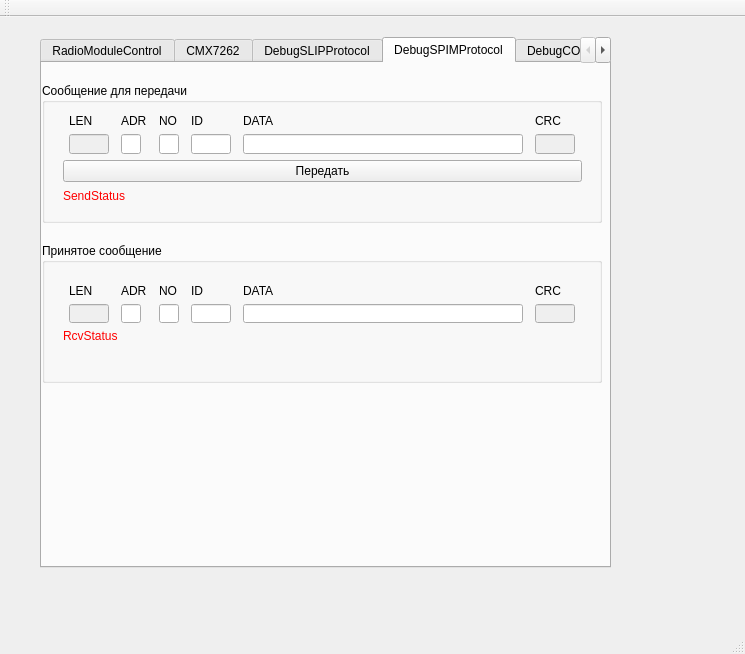
<?xml version="1.0" encoding="UTF-8"?>
<ui version="4.0">
 <class>MainWindow</class>
 <widget class="QMainWindow" name="MainWindow">
  <property name="geometry">
   <rect>
    <x>0</x>
    <y>0</y>
    <width>745</width>
    <height>654</height>
   </rect>
  </property>
  <property name="windowTitle">
   <string>MainWindow</string>
  </property>
  <property name="toolTipDuration">
   <number>-6</number>
  </property>
  <widget class="QWidget" name="centralWidget">
   <widget class="QTabWidget" name="TestSLIP">
    <property name="geometry">
     <rect>
      <x>40</x>
      <y>20</y>
      <width>571</width>
      <height>531</height>
     </rect>
    </property>
    <property name="currentIndex">
     <number>3</number>
    </property>
    <widget class="QWidget" name="RadioModuleControl_tab">
     <attribute name="title">
      <string>RadioModuleControl</string>
     </attribute>
    </widget>
    <widget class="QWidget" name="CMX7262_tab">
     <attribute name="title">
      <string>CMX7262</string>
     </attribute>
    </widget>
    <widget class="QWidget" name="DebugSLIPProtocol_tab">
     <attribute name="title">
      <string>DebugSLIPProtocol</string>
     </attribute>
     <widget class="QWidget" name="layoutWidget">
      <property name="geometry">
       <rect>
        <x>40</x>
        <y>50</y>
        <width>411</width>
        <height>147</height>
       </rect>
      </property>
      <layout class="QVBoxLayout" name="verticalLayout">
       <item>
        <widget class="QLabel" name="SLIPTxPayload_label">
         <property name="text">
          <string>Payload</string>
         </property>
        </widget>
       </item>
       <item>
        <widget class="QLineEdit" name="SLIPTxPayload_lineEdit"/>
       </item>
       <item>
        <widget class="QPushButton" name="SendTestData_Button">
         <property name="text">
          <string>Передать</string>
         </property>
        </widget>
       </item>
       <item>
        <widget class="QLabel" name="SLIPPack_label">
         <property name="text">
          <string>Data For Send</string>
         </property>
        </widget>
       </item>
       <item>
        <widget class="QLineEdit" name="SLIPTxData_lineEdit"/>
       </item>
       <item>
        <widget class="QLabel" name="SLIPTxStatus_label">
         <property name="enabled">
          <bool>true</bool>
         </property>
         <property name="styleSheet">
          <string notr="true">color: rgb(255, 0, 0);</string>
         </property>
         <property name="text">
          <string>SendStatus</string>
         </property>
        </widget>
       </item>
      </layout>
     </widget>
     <widget class="QWidget" name="layoutWidget">
      <property name="geometry">
       <rect>
        <x>40</x>
        <y>220</y>
        <width>411</width>
        <height>121</height>
       </rect>
      </property>
      <layout class="QVBoxLayout" name="verticalLayout_2">
       <item>
        <widget class="QLabel" name="SLIPRxData_label">
         <property name="text">
          <string>Received Data</string>
         </property>
        </widget>
       </item>
       <item>
        <widget class="QLineEdit" name="SLIPRxData_lineEdit"/>
       </item>
       <item>
        <widget class="QLabel" name="SLIPRxPayload_label">
         <property name="text">
          <string>Payload of Rcvd Data</string>
         </property>
        </widget>
       </item>
       <item>
        <widget class="QLineEdit" name="SLIPRxPayload_lineEdit">
         <property name="text">
          <string/>
         </property>
        </widget>
       </item>
       <item>
        <widget class="QLabel" name="SLIPRxStatus_label">
         <property name="enabled">
          <bool>true</bool>
         </property>
         <property name="styleSheet">
          <string notr="true">color: rgb(255, 0, 0);</string>
         </property>
         <property name="text">
          <string>RcvStatus</string>
         </property>
        </widget>
       </item>
      </layout>
     </widget>
     <widget class="QWidget" name="layoutWidget">
      <property name="geometry">
       <rect>
        <x>42</x>
        <y>377</y>
        <width>406</width>
        <height>25</height>
       </rect>
      </property>
      <layout class="QHBoxLayout" name="horizontalLayout">
       <item>
        <widget class="QLineEdit" name="TestFileTransfer_lineEdit">
         <property name="minimumSize">
          <size>
           <width>275</width>
           <height>23</height>
          </size>
         </property>
         <property name="maximumSize">
          <size>
           <width>16777215</width>
           <height>23</height>
          </size>
         </property>
        </widget>
       </item>
       <item>
        <widget class="QPushButton" name="TestFileTransfer_Button">
         <property name="maximumSize">
          <size>
           <width>30</width>
           <height>23</height>
          </size>
         </property>
         <property name="text">
          <string>...</string>
         </property>
        </widget>
       </item>
       <item>
        <widget class="QPushButton" name="SendTestFile_Button">
         <property name="maximumSize">
          <size>
           <width>90</width>
           <height>23</height>
          </size>
         </property>
         <property name="text">
          <string>Передать файл</string>
         </property>
        </widget>
       </item>
      </layout>
     </widget>
     <widget class="QWidget" name="layoutWidget">
      <property name="geometry">
       <rect>
        <x>42</x>
        <y>406</y>
        <width>411</width>
        <height>42</height>
       </rect>
      </property>
      <layout class="QVBoxLayout" name="verticalLayout_3">
       <item>
        <widget class="QProgressBar" name="TestFileSend_progressBar">
         <property name="value">
          <number>0</number>
         </property>
        </widget>
       </item>
       <item>
        <widget class="QLabel" name="SLIPFileTxStatus_label">
         <property name="enabled">
          <bool>true</bool>
         </property>
         <property name="maximumSize">
          <size>
           <width>16777215</width>
           <height>20</height>
          </size>
         </property>
         <property name="styleSheet">
          <string notr="true">color: rgb(255, 0, 0);</string>
         </property>
         <property name="text">
          <string>SendFileStatus</string>
         </property>
        </widget>
       </item>
      </layout>
     </widget>
    </widget>
    <widget class="QWidget" name="DebugSPIMProtocol_tab">
     <attribute name="title">
      <string>DebugSPIMProtocol</string>
     </attribute>
     <widget class="QGroupBox" name="SPIMTx_groupBox">
      <property name="geometry">
       <rect>
        <x>0</x>
        <y>20</y>
        <width>560</width>
        <height>140</height>
       </rect>
      </property>
      <property name="title">
       <string>Сообщение для передачи</string>
      </property>
      <widget class="QWidget" name="layoutWidget">
       <property name="geometry">
        <rect>
         <x>10</x>
         <y>20</y>
         <width>541</width>
         <height>111</height>
        </rect>
       </property>
       <layout class="QVBoxLayout" name="verticalLayout_4">
        <item>
         <layout class="QGridLayout" name="gridLayout">
          <item row="0" column="0">
           <widget class="QLabel" name="SPIM_LEN_label">
            <property name="text">
             <string>LEN</string>
            </property>
           </widget>
          </item>
          <item row="0" column="1">
           <widget class="QLabel" name="SPIM_ADR_label">
            <property name="text">
             <string>ADR</string>
            </property>
           </widget>
          </item>
          <item row="0" column="2">
           <widget class="QLabel" name="SPIM_NO_label">
            <property name="text">
             <string>NO</string>
            </property>
           </widget>
          </item>
          <item row="0" column="3">
           <widget class="QLabel" name="SPIM_ID_label">
            <property name="text">
             <string>ID</string>
            </property>
           </widget>
          </item>
          <item row="0" column="4">
           <widget class="QLabel" name="SPIM_DATA_label">
            <property name="text">
             <string>DATA</string>
            </property>
           </widget>
          </item>
          <item row="0" column="5">
           <widget class="QLabel" name="SPIM_CRC_label">
            <property name="text">
             <string>CRC</string>
            </property>
           </widget>
          </item>
          <item row="1" column="0">
           <widget class="QLineEdit" name="SPIM_LEN_lineEdit">
            <property name="enabled">
             <bool>false</bool>
            </property>
            <property name="maximumSize">
             <size>
              <width>40</width>
              <height>20</height>
             </size>
            </property>
            <property name="alignment">
             <set>Qt::AlignRight|Qt::AlignTrailing|Qt::AlignVCenter</set>
            </property>
           </widget>
          </item>
          <item row="1" column="1">
           <widget class="QLineEdit" name="SPIM_ADR_lineEdit">
            <property name="maximumSize">
             <size>
              <width>20</width>
              <height>20</height>
             </size>
            </property>
            <property name="alignment">
             <set>Qt::AlignRight|Qt::AlignTrailing|Qt::AlignVCenter</set>
            </property>
           </widget>
          </item>
          <item row="1" column="2">
           <widget class="QLineEdit" name="SPIM_NO_lineEdit">
            <property name="maximumSize">
             <size>
              <width>20</width>
              <height>20</height>
             </size>
            </property>
            <property name="alignment">
             <set>Qt::AlignRight|Qt::AlignTrailing|Qt::AlignVCenter</set>
            </property>
           </widget>
          </item>
          <item row="1" column="3">
           <widget class="QLineEdit" name="SPIM_ID_lineEdit">
            <property name="maximumSize">
             <size>
              <width>40</width>
              <height>20</height>
             </size>
            </property>
            <property name="alignment">
             <set>Qt::AlignRight|Qt::AlignTrailing|Qt::AlignVCenter</set>
            </property>
           </widget>
          </item>
          <item row="1" column="4">
           <widget class="QLineEdit" name="SPIM_DATA_lineEdit">
            <property name="maximumSize">
             <size>
              <width>280</width>
              <height>20</height>
             </size>
            </property>
            <property name="alignment">
             <set>Qt::AlignRight|Qt::AlignTrailing|Qt::AlignVCenter</set>
            </property>
           </widget>
          </item>
          <item row="1" column="5">
           <widget class="QLineEdit" name="SPIM_CRC_lineEdit">
            <property name="enabled">
             <bool>false</bool>
            </property>
            <property name="maximumSize">
             <size>
              <width>40</width>
              <height>20</height>
             </size>
            </property>
            <property name="alignment">
             <set>Qt::AlignRight|Qt::AlignTrailing|Qt::AlignVCenter</set>
            </property>
           </widget>
          </item>
         </layout>
        </item>
        <item>
         <widget class="QPushButton" name="SendSPIMData_Button">
          <property name="text">
           <string>Передать</string>
          </property>
         </widget>
        </item>
        <item>
         <widget class="QLabel" name="SPIMTxStatus_label">
          <property name="enabled">
           <bool>true</bool>
          </property>
          <property name="styleSheet">
           <string notr="true">color: rgb(255, 0, 0);</string>
          </property>
          <property name="text">
           <string>SendStatus</string>
          </property>
         </widget>
        </item>
       </layout>
      </widget>
     </widget>
     <widget class="QGroupBox" name="SPIMRx_groupBox">
      <property name="geometry">
       <rect>
        <x>0</x>
        <y>180</y>
        <width>560</width>
        <height>140</height>
       </rect>
      </property>
      <property name="title">
       <string>Принятое сообщение</string>
      </property>
      <widget class="QWidget" name="layoutWidget_2">
       <property name="geometry">
        <rect>
         <x>10</x>
         <y>30</y>
         <width>541</width>
         <height>81</height>
        </rect>
       </property>
       <layout class="QVBoxLayout" name="verticalLayout_5">
        <item>
         <layout class="QGridLayout" name="gridLayout_2">
          <item row="0" column="0">
           <widget class="QLabel" name="SPIM_RX_LEN_label">
            <property name="text">
             <string>LEN</string>
            </property>
           </widget>
          </item>
          <item row="0" column="1">
           <widget class="QLabel" name="SPIM_RX_ADR_label">
            <property name="text">
             <string>ADR</string>
            </property>
           </widget>
          </item>
          <item row="0" column="2">
           <widget class="QLabel" name="SPIM_RX_NO_label">
            <property name="text">
             <string>NO</string>
            </property>
           </widget>
          </item>
          <item row="0" column="3">
           <widget class="QLabel" name="SPIM_RX_ID_label">
            <property name="text">
             <string>ID</string>
            </property>
           </widget>
          </item>
          <item row="0" column="4">
           <widget class="QLabel" name="SPIM_RX_DATA_label">
            <property name="text">
             <string>DATA</string>
            </property>
           </widget>
          </item>
          <item row="0" column="5">
           <widget class="QLabel" name="SPIM_RX_CRC_label">
            <property name="text">
             <string>CRC</string>
            </property>
           </widget>
          </item>
          <item row="1" column="0">
           <widget class="QLineEdit" name="SPIM_RX_LEN_lineEdit">
            <property name="enabled">
             <bool>false</bool>
            </property>
            <property name="maximumSize">
             <size>
              <width>40</width>
              <height>20</height>
             </size>
            </property>
            <property name="alignment">
             <set>Qt::AlignRight|Qt::AlignTrailing|Qt::AlignVCenter</set>
            </property>
           </widget>
          </item>
          <item row="1" column="1">
           <widget class="QLineEdit" name="SPIM_RX_ADR_lineEdit">
            <property name="maximumSize">
             <size>
              <width>20</width>
              <height>20</height>
             </size>
            </property>
            <property name="alignment">
             <set>Qt::AlignRight|Qt::AlignTrailing|Qt::AlignVCenter</set>
            </property>
           </widget>
          </item>
          <item row="1" column="2">
           <widget class="QLineEdit" name="SPIM_RX_NO_lineEdit">
            <property name="maximumSize">
             <size>
              <width>20</width>
              <height>20</height>
             </size>
            </property>
            <property name="alignment">
             <set>Qt::AlignRight|Qt::AlignTrailing|Qt::AlignVCenter</set>
            </property>
           </widget>
          </item>
          <item row="1" column="3">
           <widget class="QLineEdit" name="SPIM_RX_ID_lineEdit">
            <property name="maximumSize">
             <size>
              <width>40</width>
              <height>20</height>
             </size>
            </property>
            <property name="alignment">
             <set>Qt::AlignRight|Qt::AlignTrailing|Qt::AlignVCenter</set>
            </property>
           </widget>
          </item>
          <item row="1" column="4">
           <widget class="QLineEdit" name="SPIM_RX_DATA_lineEdit">
            <property name="maximumSize">
             <size>
              <width>280</width>
              <height>20</height>
             </size>
            </property>
            <property name="alignment">
             <set>Qt::AlignRight|Qt::AlignTrailing|Qt::AlignVCenter</set>
            </property>
           </widget>
          </item>
          <item row="1" column="5">
           <widget class="QLineEdit" name="SPIM_RX_CRC_lineEdit">
            <property name="enabled">
             <bool>false</bool>
            </property>
            <property name="maximumSize">
             <size>
              <width>40</width>
              <height>20</height>
             </size>
            </property>
            <property name="alignment">
             <set>Qt::AlignRight|Qt::AlignTrailing|Qt::AlignVCenter</set>
            </property>
           </widget>
          </item>
         </layout>
        </item>
        <item>
         <widget class="QLabel" name="SPIMRxStatus_label">
          <property name="enabled">
           <bool>true</bool>
          </property>
          <property name="styleSheet">
           <string notr="true">color: rgb(255, 0, 0);</string>
          </property>
          <property name="text">
           <string>RcvStatus</string>
          </property>
         </widget>
        </item>
       </layout>
      </widget>
     </widget>
    </widget>
    <widget class="QWidget" name="tab_2">
     <attribute name="title">
      <string>DebugCOMDevices</string>
     </attribute>
     <widget class="QTextBrowser" name="Devices_textBrowser">
      <property name="geometry">
       <rect>
        <x>40</x>
        <y>20</y>
        <width>421</width>
        <height>351</height>
       </rect>
      </property>
     </widget>
    </widget>
   </widget>
  </widget>
  <widget class="QMenuBar" name="menuBar">
   <property name="geometry">
    <rect>
     <x>0</x>
     <y>0</y>
     <width>745</width>
     <height>21</height>
    </rect>
   </property>
  </widget>
  <widget class="QToolBar" name="mainToolBar">
   <attribute name="toolBarArea">
    <enum>TopToolBarArea</enum>
   </attribute>
   <attribute name="toolBarBreak">
    <bool>false</bool>
   </attribute>
  </widget>
  <widget class="QStatusBar" name="statusBar"/>
 </widget>
 <layoutdefault spacing="6" margin="11"/>
 <resources/>
 <connections/>
</ui>
